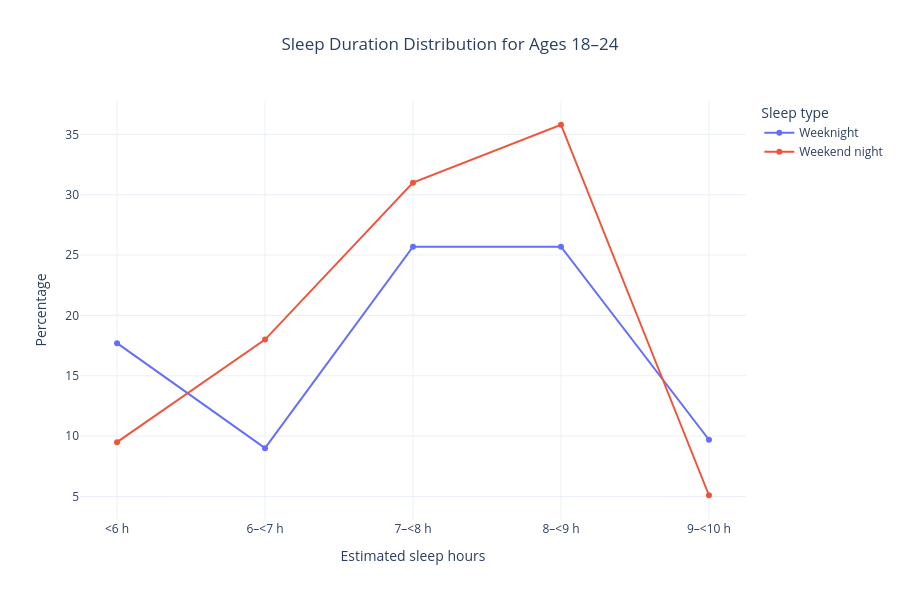

Write notebook code for a chart like this one.
### Code cell
import re
import pandas as pd
import plotly.express as px

# start from your actual dataframe
sleep_graph = sleep_combined.copy()

# keep only the real sleep bands
sleep_graph = sleep_graph[
    sleep_graph["category"].astype(str).str.contains(
        "Less than|to less than|hours or more",
        na=False
    )
].copy()

sleep_graph["value"] = pd.to_numeric(sleep_graph["value"], errors="coerce")

# turn category text into numeric midpoint for plotting
def estimate_midpoint(label):
    text = str(label).strip().lower()

    m = re.search(r"(\d+(?:\.\d+)?)\s+to\s+less\s+than\s+(\d+(?:\.\d+)?)", text)
    if m:
        low = float(m.group(1))
        high = float(m.group(2))
        return (low + high) / 2

    m = re.search(r"less than\s+(\d+(?:\.\d+)?)", text)
    if m:
        return float(m.group(1)) - 0.5

    m = re.search(r"(\d+(?:\.\d+)?)\s+hours?\s+or\s+more", text)
    if m:
        return float(m.group(1)) + 0.5

    return None

sleep_graph["midpoint_hours"] = sleep_graph["category"].apply(estimate_midpoint)

# shorter labels for hover
def short_label(label):
    text = str(label).strip()
    text = text.replace("Less than ", "<")
    text = text.replace(" to less than ", "–<")
    text = text.replace(" hours or more", "+ h")
    text = text.replace(" hours", " h")
    return text

sleep_graph["category_short"] = sleep_graph["category"].apply(short_label)

# line chart
fig = px.line(
    sleep_graph,
    x="midpoint_hours",
    y="value",
    color="sleep_type",
    markers=True,
    title="Sleep Duration Distribution for Ages 18–24",
    labels={
        "midpoint_hours": "Estimated sleep hours",
        "value": "Percentage",
        "sleep_type": "Sleep type"
    },
    hover_data={
        "category_short": True,
        "value": ":.1f"
    }
)

fig.update_traces(
    mode="lines+markers",
    hovertemplate=(
        "Sleep type: %{fullData.name}<br>"
        "Band: %{customdata[0]}<br>"
        "Percentage: %{y:.1f}%<extra></extra>"
    )
)

fig.update_layout(
    template="plotly_white",
    height=600,
    title_x=0.5,
    xaxis=dict(
        tickmode="array",
        tickvals=[5.5, 6.5, 7.5, 8.5, 9.5, 10.5],
        ticktext=["<6 h", "6–<7 h", "7–<8 h", "8–<9 h", "9–<10 h", "10+ h"]
    )
)

fig.show()

### Figure 1 — Plotly figure (JSON) as saved in the notebook; plotly's stock layout.template omitted (floating-point values rounded to 4 significant figures)
{"data": [{"customdata": [["<6 h"], ["6–<7 h"], ["7–<8 h"], ["8–<9 h"], ["9–<10 h"]], "hovertemplate": "Sleep type: %{fullData.name}<br>Band: %{customdata[0]}<br>Percentage: %{y:.1f}%<extra></extra>", "legendgroup": "Weeknight", "line": {"color": "#636efa", "dash": "solid"}, "marker": {"symbol": "circle"}, "mode": "lines+markers", "name": "Weeknight", "orientation": "v", "showlegend": true, "type": "scatter", "x": [5.5, 6.5, 7.5, 8.5, 9.5], "xaxis": "x", "y": [17.7, 9.0, 25.7, 25.7, 9.7], "yaxis": "y"}, {"customdata": [["<6 h"], ["6–<7 h"], ["7–<8 h"], ["8–<9 h"], ["9–<10 h"]], "hovertemplate": "Sleep type: %{fullData.name}<br>Band: %{customdata[0]}<br>Percentage: %{y:.1f}%<extra></extra>", "legendgroup": "Weekend night", "line": {"color": "#EF553B", "dash": "solid"}, "marker": {"symbol": "circle"}, "mode": "lines+markers", "name": "Weekend night", "orientation": "v", "showlegend": true, "type": "scatter", "x": [5.5, 6.5, 7.5, 8.5, 9.5], "xaxis": "x", "y": [9.5, 18.0, 31.0, 35.8, 5.1], "yaxis": "y"}], "layout": {"height": 600, "legend": {"title": {"text": "Sleep type"}, "tracegroupgap": 0}, "title": {"text": "Sleep Duration Distribution for Ages 18–24", "x": 0.5}, "xaxis": {"anchor": "y", "domain": [0, 1], "tickmode": "array", "ticktext": ["<6 h", "6–<7 h", "7–<8 h", "8–<9 h", "9–<10 h", "10+ h"], "tickvals": [5.5, 6.5, 7.5, 8.5, 9.5, 10.5], "title": {"text": "Estimated sleep hours"}}, "yaxis": {"anchor": "x", "domain": [0, 1], "title": {"text": "Percentage"}}}}
